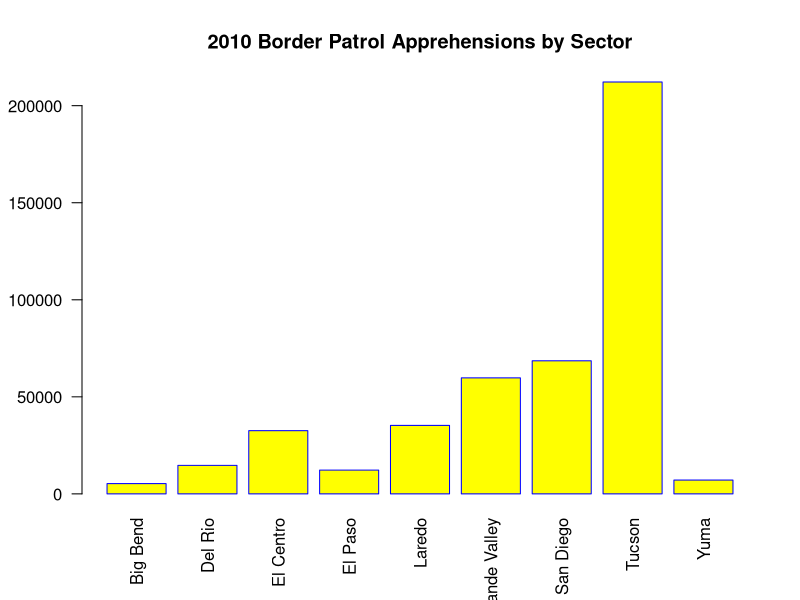
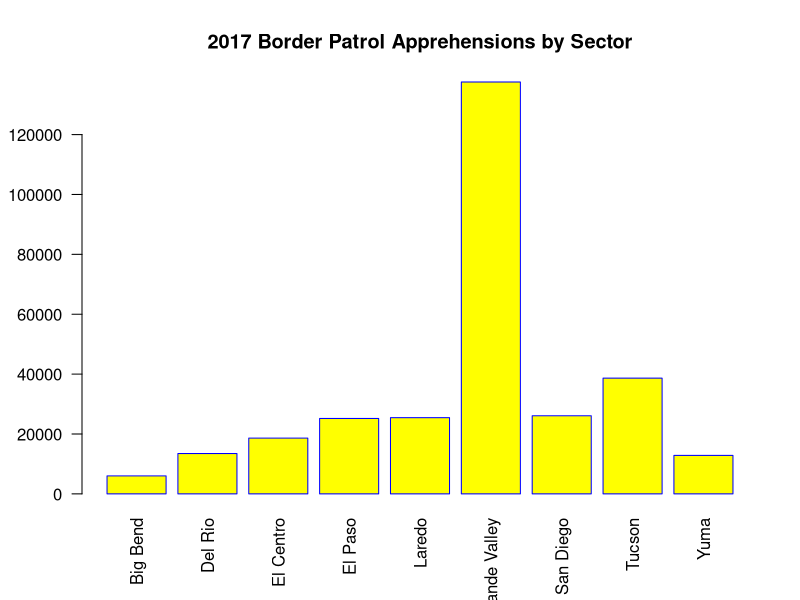

Reproduce these figures in R, in order.
#Analysis

A2010 <- read.csv( "BP Apprehensions 2010.csv" , header = TRUE, stringsAsFactors = FALSE)
A2017 <- read.csv("PB Apprehensions 2017.csv", header = TRUE, stringsAsFactors = FALSE)
A2000.2017 <- read.csv("PB monthly summaries.csv", header = TRUE, stringsAsFactors = FALSE)


#### organiza data with Rownames, Column Totals, and Row Totals

## Use strings in Col 1 as row names
rownames(A2010) <- A2010[,1]

## Drop column 1
A2010 <-  subset(A2010, select= -c(Sector))

## rbind ColSums to dataframe
A2010 <- rbind(A2010, colSums(A2010))

## rbind assigns a rowname -- drop this name
-length(rownames(A2010))  

## rename the row with column totals "Total"
rownames(A2010) <- c(rownames(A2010)[-length(rownames(A2010))], "Total")

## cbind rowSums to dataframd
A2010 <- cbind(A2010,rowSums(A2010))

## rename last column "Totals
colnames(A2010) <- c(colnames(A2010)[-length(colnames(A2010))], "Total")



####################################################################################

## Use strings in Col 1 as row names
rownames(A2017) <- A2017[,1]

## Drop column 1
A2017 <-  subset(A2017, select= -c(Sector))

## rbind ColSums to dataframe
A2017 <- rbind(A2017, colSums(A2017))

## rbind assigns a rowname -- drop this name
-length(rownames(A2017))  

## rename the row with column totals "Total"
rownames(A2017) <- c(rownames(A2017)[-length(rownames(A2017))], "Total")

## cbind rowSums to dataframd
A2017 <- cbind(A2017,rowSums(A2017))

## rename last column "Totals
colnames(A2017) <- c(colnames(A2017)[-length(colnames(A2017))], "Total")


#COMPARE 2010 AND 2017 BY MONTH AND SECTOR (VISUALLY)


barplot(A2010[1:9,13], 
        names.arg = rownames(A2010)[1:9], 
        las=2,
        axisnames=TRUE,
        main="2010 Border Patrol Apprehensions by Sector",
        border="blue",
        col="yellow")

barplot(A2017[1:9,13], 
        names.arg = rownames(A2017)[1:9], 
        las=2,
        axisnames=TRUE,
        main="2017 Border Patrol Apprehensions by Sector",
        border="blue",
        col="yellow")

#use sample statistics tests to compare sector with most apprehensions for 2010
#with sector with most apprehensions in 2017


#compare 3 month periods with the most apprehensions in 2010 and 2017


#make time series chart from monthly summary
